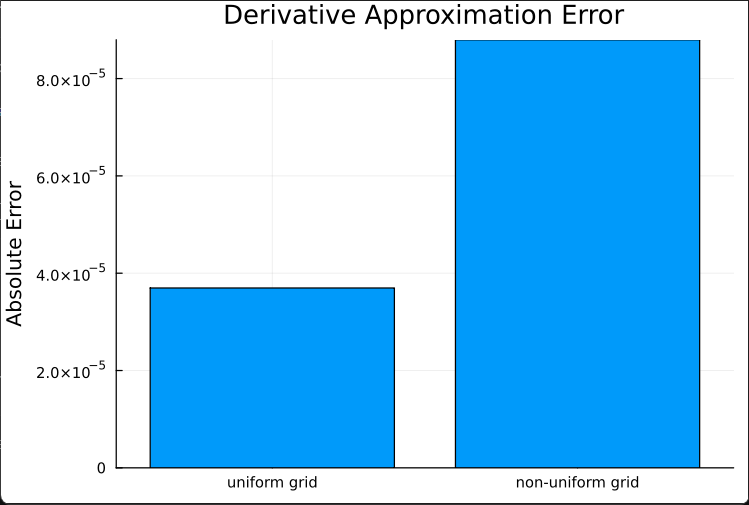

Here is the Julia script that generated this plot:
using LinearAlgebra
using Plots

# Fornberg finite difference weights
function fd_weights(x, x0, m)
    n = length(x)
    c = zeros(n, m+1)

    c1 = 1.0
    c4 = x[1] - x0
    c[1,1] = 1.0

    for i in 2:n
        mn = min(i-1, m)
        c2 = 1.0
        c5 = c4
        c4 = x[i] - x0

        for j in 1:i-1
            c3 = x[i] - x[j]
            c2 *= c3

            if j == i-1
                for k in mn:-1:1
                    c[i,k+1] = c1*(k*c[i-1,k] - c5*c[i-1,k+1]) / c2
                end
                c[i,1] = -c1*c5*c[i-1,1] / c2
            end

            for k in mn:-1:1
                c[j,k+1] = (c4*c[j,k+1] - k*c[j,k]) / c3
            end

            c[j,1] = c4*c[j,1] / c3
        end

        c1 = c2
    end

    return c
end


# test function
f(x) = sin(x)
df(x) = cos(x)

# point where derivative is evaluated
x0 = 0.5

# uniform grid
x_uniform = x0 .+ [-0.2, -0.1, 0.0, 0.1]

# non-uniform grid
x_nonuniform = [0.2, 0.45, 0.5, 0.8]

# compute weights
w_uni = fd_weights(x_uniform, x0, 1)[:,2]
w_non = fd_weights(x_nonuniform, x0, 1)[:,2]

# derivative approximation
approx_uni = sum(w_uni .* f.(x_uniform))
approx_non = sum(w_non .* f.(x_nonuniform))

# exact derivative
exact = df(x0)

error_uni = abs(approx_uni - exact)
error_non = abs(approx_non - exact)

println("Uniform grid error: ", error_uni)
println("Non-uniform grid error: ", error_non)


bar(
    ["uniform grid", "non-uniform grid"],
    [error_uni, error_non],
    title="Derivative Approximation Error",
    ylabel="Absolute Error",
    legend=false
)
